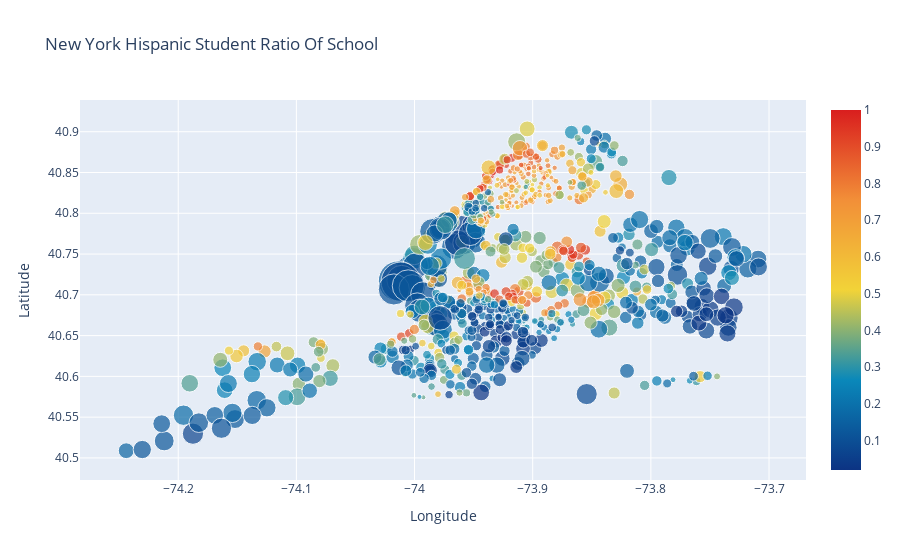

This figure's notebook cell:
### Markdown cell above
### Upper New York contains most of the Schools with Hispanics
Majority of the **hispanic** population are living in **Upper New York**. Again, notice how there are a few Hispanics in Central New York while there are a majority of Blacks in Central New York.

### Code cell
data = [
    {
        'x': df["Longitude"],
        'y': df["Latitude"],
        'text': df["School Name"],
        'mode': 'markers',
        'marker': {
            'color': df["Percent Hispanic"],
            'size': df["School Income Estimate"]/4500,
            'showscale': True,
            'colorscale':'Portland'
        }
    }
]

layout= go.Layout(
    title= 'New York Hispanic Student Ratio Of School',
    xaxis= dict(
        title= 'Longitude'
    ),
    yaxis=dict(
        title='Latitude'
    )
)
fig = go.Figure(data=data, layout=layout)
iplot(fig, filename='scatter_hover_labels')

### Figure 1 — Plotly figure (JSON) as saved in the notebook; plotly's stock layout.template omitted (floating-point values rounded to 4 significant figures; data arrays with more than 128 entries replaced by an {"elided": "..."} marker saying what was removed)
{"data": [{"marker": {"color": {"elided": "1272 float values"}, "colorscale": [[0, "rgb(12,51,131)"], [0.25, "rgb(10,136,186)"], [0.5, "rgb(242,211,56)"], [0.75, "rgb(242,143,56)"], [1, "rgb(217,30,30)"]], "showscale": true, "size": {"elided": "1272 float values"}}, "mode": "markers", "text": {"elided": "1272 str values"}, "type": "scatter", "x": {"elided": "1272 float values"}, "y": {"elided": "1272 float values"}}], "layout": {"title": {"text": "New York Hispanic Student Ratio Of School"}, "xaxis": {"title": {"text": "Longitude"}}, "yaxis": {"title": {"text": "Latitude"}}}}
